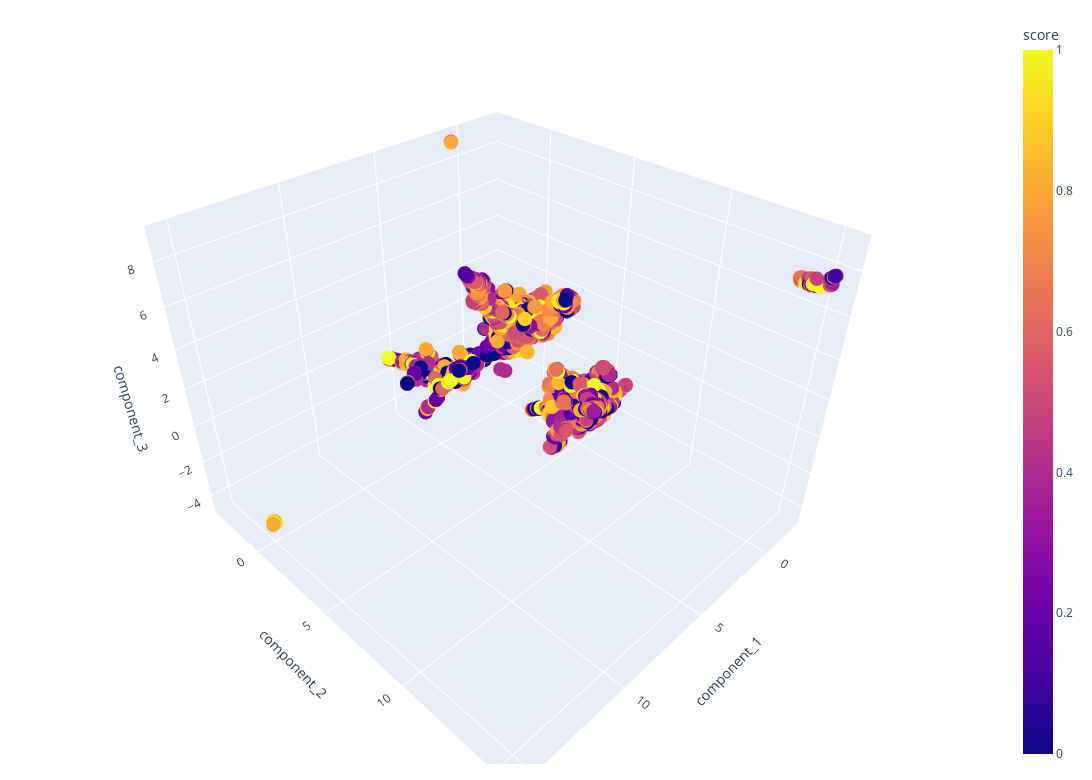

The notebook cell saved with this chart:
### Code cell
vis_components(glove_df, zcol="component_3", colour_col="score")

### Figure 1 — Plotly figure (JSON) as saved in the notebook; plotly's stock layout.template omitted (floating-point values rounded to 4 significant figures; data arrays with more than 128 entries replaced by an {"elided": "..."} marker saying what was removed)
{"data": [{"hovertemplate": "<b>%{hovertext}</b><br><br>component_1=%{x}<br>component_2=%{y}<br>component_3=%{z}<br>score=%{marker.color}<extra></extra>", "hovertext": {"elided": "2758 str values"}, "legendgroup": "", "marker": {"color": {"elided": "2758 float values"}, "coloraxis": "coloraxis", "size": 5, "symbol": "circle"}, "mode": "markers", "name": "", "scene": "scene", "showlegend": false, "type": "scatter3d", "x": {"elided": "2758 float values"}, "y": {"elided": "2758 float values"}, "z": {"elided": "2758 float values"}}], "layout": {"coloraxis": {"colorbar": {"title": {"text": "score"}}, "colorscale": [[0, "#0d0887"], [0.1111, "#46039f"], [0.2222, "#7201a8"], [0.3333, "#9c179e"], [0.4444, "#bd3786"], [0.5556, "#d8576b"], [0.6667, "#ed7953"], [0.7778, "#fb9f3a"], [0.8889, "#fdca26"], [1, "#f0f921"]]}, "height": 780, "legend": {"tracegroupgap": 0}, "margin": {"b": 16, "l": 16, "r": 16, "t": 16}, "scene": {"domain": {"x": [0, 1], "y": [0, 1]}, "xaxis": {"title": {"text": "component_1"}}, "yaxis": {"title": {"text": "component_2"}}, "zaxis": {"title": {"text": "component_3"}}}, "width": 1366}}
